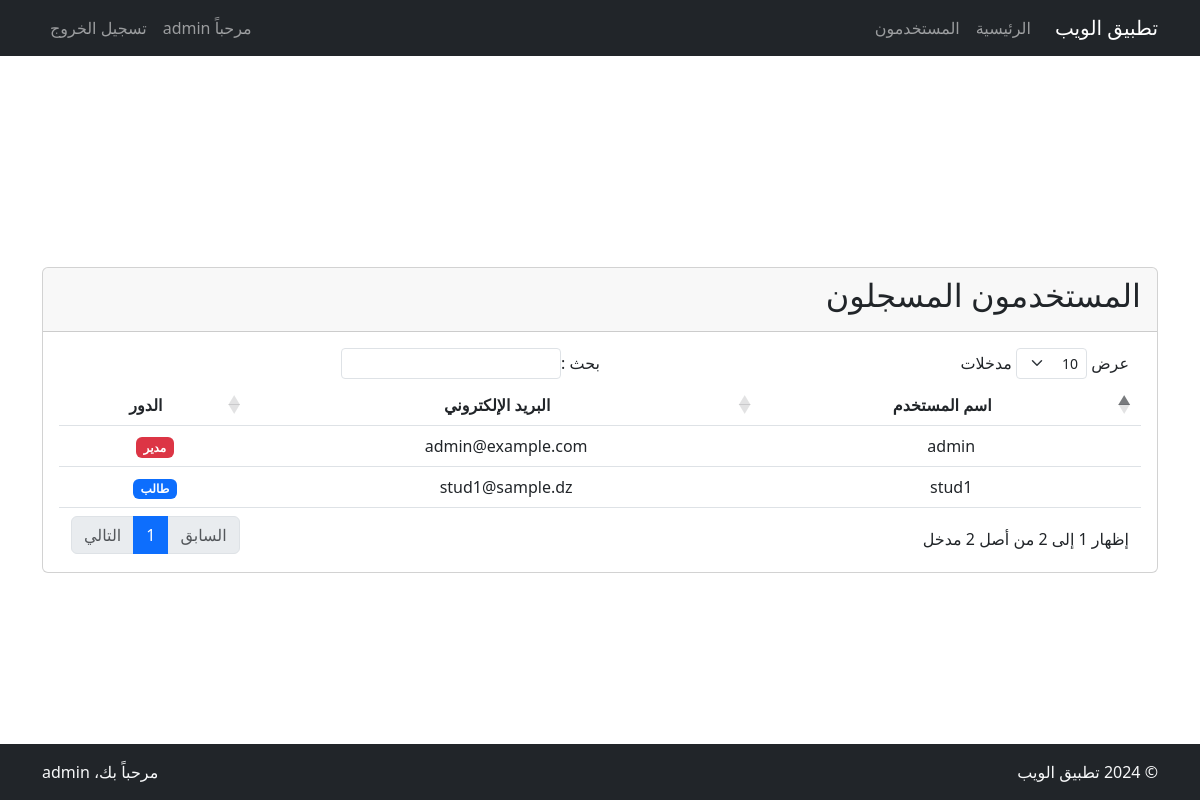
Page /users (signed in) on the earlier database version.
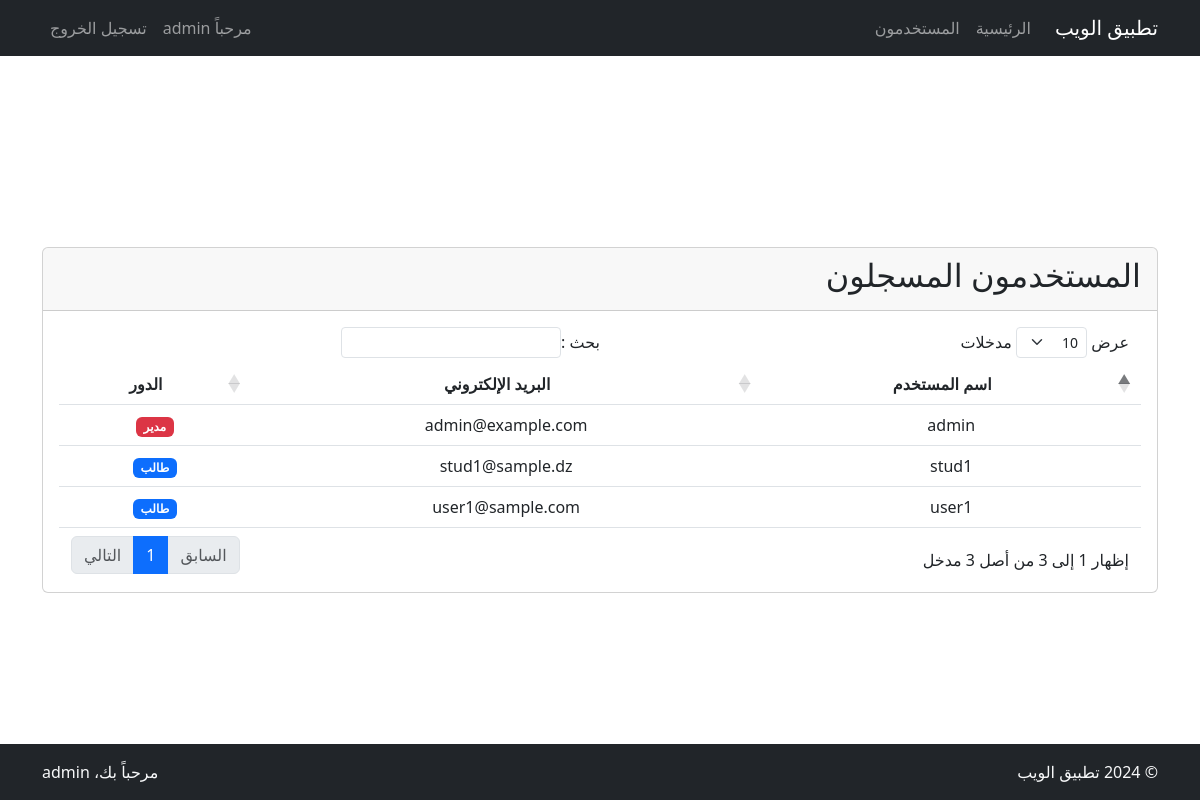
Same page on the later database version.
### models.py (models this page shows, shortened)
class User(db.Model, UserMixin):
    id = db.Column(db.Integer, primary_key=True)
    username = db.Column(db.String(80), unique=True, nullable=False)
    email = db.Column(db.String(120), unique=True, nullable=False)
    password_hash = db.Column(db.String(128))
    role = db.Column(db.String(20), nullable=False, default='student')
    inscriptions = db.relationship('Inscription', backref='student', lazy=True)

### app.py (the view)
@app.route('/users')
@login_required
@role_required('admin')
def users():
    search = request.args.get('search', '')
    role_filter = request.args.get('role', '')
    query = User.query
    if search:
        query = query.filter(
            (User.username.ilike(f'%{search}%')) |
            (User.email.ilike(f'%{search}%'))
        )
    if role_filter:
        query = query.filter(User.role == role_filter)
    users_list = query.all()
    return render_template('users.html',
                         users=users_list,
                         search=search,
                         current_role=role_filter)

### app.py (called while the page is built)
@login_manager.user_loader
def load_user(id):
    return User.query.get(int(id))

def role_required(role):
    def decorator(f):
        @wraps(f)
        def decorated_function(*args, **kwargs):
            if not current_user.is_authenticated:
                return redirect(url_for('login'))
            if current_user.role != role:
                flash('غير مصرح لك بالوصول إلى هذه الصفحة', 'error')
                return abort(403)
            return f(*args, **kwargs)
        return decorated_function
    return decorator

### templates/users.html (shortened to what this page needs)
{% extends "base.html" %}
{% block content %}
<div class="card">
    <div class="card-header">
        <h2>المستخدمون المسجلون</h2>
    </div>
    <div class="card-body">
        <div class="table-responsive">
            <table id="usersTable" class="table table-hover text-center">
                <thead>
                    <tr>
                        <th class="text-center">اسم المستخدم</th>
                        <th class="text-center">البريد الإلكتروني</th>
                        <th class="text-center">الدور</th>
                    </tr>
                </thead>
                <tbody>
                    {% for user in users %}
                    <tr>
                        <td>{{ user.username }}</td>
                        <td>{{ user.email }}</td>
                        <td>
                            {% if user.role == 'admin' %}
                                <span class="badge bg-danger">مدير</span>
                            {% else %}
                                <span class="badge bg-primary">طالب</span>
                            {% endif %}
                        </td>
                    </tr>
                    {% else %}
                    <tr>
                        <td colspan="3" class="text-center">لا يوجد مستخدمين</td>
                    </tr>
                    {% endfor %}
                </tbody>
            </table>
        </div>
    </div>
</div>
{% endblock %}

### templates/base.html (shortened to what this page needs)
<!DOCTYPE html>
<html lang="ar" dir="rtl">
<head>
    <link rel="stylesheet" href="https://cdn.jsdelivr.net/npm/bootstrap@5.3.0/dist/css/bootstrap.rtl.min.css">
    <link rel="stylesheet" href="https://cdn.datatables.net/1.13.7/css/dataTables.bootstrap5.min.css">
</head>
<body>
    <nav class="navbar navbar-expand-lg navbar-dark bg-dark">
        <div class="container">
            <a class="navbar-brand" href="{{ url_for('home') }}">تطبيق الويب</a>
            <div class="collapse navbar-collapse" id="navbarNav">
                <ul class="navbar-nav">
                    <li class="nav-item">
                        <a class="nav-link" href="{{ url_for('home') }}">الرئيسية</a>
                    </li>
                    {% if current_user.is_authenticated %}
                    <li class="nav-item">
                        <a class="nav-link" href="{{ url_for('users') }}">المستخدمون</a>
                    </li>
                    {% endif %}
                </ul>
                <ul class="navbar-nav ms-auto">
                    {% if current_user.is_authenticated %}
                        <li class="nav-item">
                            <span class="nav-link">مرحباً {{ current_user.username }}</span>
                        </li>
                        <li class="nav-item">
                            <a class="nav-link" href="{{ url_for('logout') }}">تسجيل الخروج</a>
                        </li>
                    {% endif %}
                </ul>
            </div>
        </div>
    </nav>
    <div class="container mt-3">
    </div>
    <div class="container mt-4">
        {% block content %}{% endblock %}
    </div>
    <footer class="footer mt-auto py-3 bg-dark text-light">
        <div class="container">
            <div class="row">
                <div class="col-md-6">
                    <p class="mb-0">© 2024 تطبيق الويب</p>
                </div>
                <div class="col-md-6 text-end">
                    {% if current_user.is_authenticated %}
                        <p class="mb-0">مرحباً بك، {{ current_user.username }}</p>
                    {% else %}
                        <p class="mb-0">زائر</p>
                    {% endif %}
                </div>
            </div>
        </div>
    </footer>
</body>
</html>

### templates/base.html (style rules this page uses)
body { min-height: 100vh; display: flex; flex-direction: column; }
.container { flex: 1; }
.footer { margin-top: auto; }

Differences in the rows shown:
added User: username "user1", email "user1@sample.com", role "طالب"
Other differences:
text written by a page script: "عرض مدخلات بحث : إظهار 1 إلى 2 من أصل 2 مدخل السابق 1 التالي" → "عرض مدخلات بحث : إظهار 1 إلى 3 من أصل 3 مدخل السابق 1 التالي"
